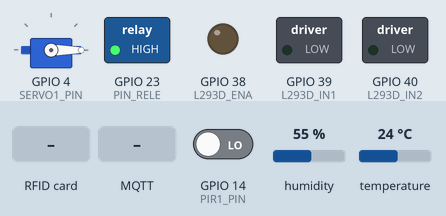
This sketch was run on a simulated ESP32. On the bench: servo, switched loads named in the sketch (green lamp = pin HIGH), output pins drawn as LEDs (lit = HIGH). The test bench sets the inputs (shaded band); at power-on: temperature 24 °C, GPIO 14 (PIR1_PIN) LOW, humidity 55 %. WiFi joins after 1.5 s; servers stay silent unless stated; no MQTT or app messages arrive unless stated; pins used as bus, display or sensor lines are not drawn.

Above: at 3.3 s.
3.4 s: temperature set to 28 °C
At 7.3 s:
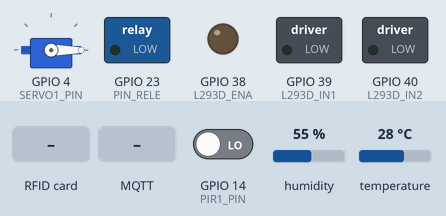
7.6 s: RFID card 23 09 20 18 held to the reader
At 13.4 s:
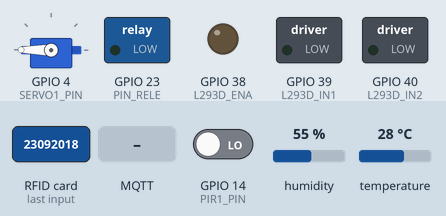
15.6 s: RFID card 5E 7A 19 C4 held to the reader
At 18.4 s:
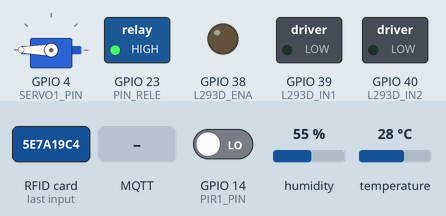
23.0 s: MQTT message "1" arrives on the third subscribed topic
Timing chart, 0 to 32.0 s (numbered marks = the images above; inputs shaded):
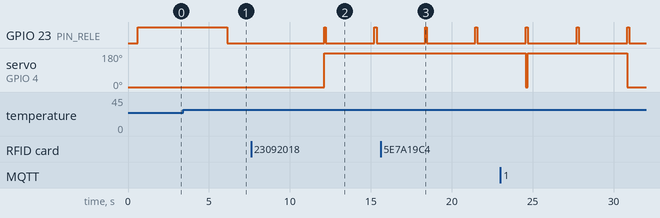

The sketch:

main.ino
```cpp
//Codigo que combina la logica de ambas ESP, tanto la ESP32 como la ESP32-S3, este seria el completo.
#include <WiFi.h>
#include <PubSubClient.h>
#include <SPI.h>
#include <MFRC522.h>
#include <DHT.h>
#include <ESP32Servo.h>

const char* SSID      = "Redmi";
const char* PASS      = "23092018";
const char* MQTT_HOST = "broker.hivemq.com";
const int   MQTT_PORT = 1883;

#define TOPIC_RFID1        "esp32/rfid1"
#define TOPIC_RFID2        "esp32/rfid2"
#define TOPIC_CMD_MOTOR    "esp32/cmd/motor"
#define TOPIC_STATUS       "esp32/status"
#define TOPIC_TEMP         "invernadero/temperatura"
#define TOPIC_HUM          "esp32/hum"
#define TOPIC_BOMBA        "esp32/bomb"
#define TOPIC_TECHO        "invernadero/techo/estado"
#define TOPIC_ACCESO1      "invernadero/acceso/puerta1"
#define TOPIC_ACCESO2      "invernadero/acceso/puerta2"
#define TOPIC_CMD_BOMBA    "invernadero/cmd/bomba"
#define TOPIC_MOVIMIENTO1  "esp32/movimiento1"
#define TOPIC_SERVO1       "esp32/servo1"
#define TOPIC_MOTORES      "esp32/motores"

#define SCK_PIN   12
#define MISO_PIN  13
#define MOSI_PIN  11
#define SS_1_PIN  10
#define RST_1_PIN  9
#define SS_2_PIN  15
#define RST_2_PIN 21

#define L293D_ENA  38
#define L293D_IN1  39
#define L293D_IN2  40
#define VELOCIDAD  200

#define DHTPIN   25
#define DHTTYPE  DHT11

#define PIN_RELE    23
#define SERVO1_PIN   4
#define PIR1_PIN    14

#define PWM_FREQ_HZ    5000
#define PWM_RESOLUTION    8
#define DEBOUNCE_MS    2000
#define HEARTBEAT_MS  30000
#define WIFI_RETRY_MS  5000
#define MQTT_RETRY_MS  3000

SPIClass spiRFID(FSPI);
MFRC522 rfid1(SS_1_PIN, RST_1_PIN);
MFRC522 rfid2(SS_2_PIN, RST_2_PIN);

DHT dht(DHTPIN, DHTTYPE);
Servo servo1;

WiFiClient   wifiClient;
PubSubClient mqtt(wifiClient);

String lastUID1 = "", lastUID2 = "";
unsigned long lastTime1 = 0, lastTime2 = 0;
unsigned long lastHeartbeat = 0, lastWifiCheck = 0, lastMqttRetry = 0;
unsigned long ultimaLectura = 0, ultimoEncendido = 0;

int  motorSpeed = 0;
bool motorDir   = true;
bool techoCerrado     = false;
bool motoresActivos   = false;
bool motoresEncendidos = false;
bool servoActivo      = false;
unsigned long servoInicio = 0;
int pirAnterior = LOW;

const unsigned long INTERVALO_MOTOR = 10000;
const unsigned long DURACION_MOTOR  =  3000;
const unsigned long SERVO_MS        =  1000;
const unsigned long INTERVALO_SENSOR = 3000;

String uidToString(MFRC522& lector) {
  String uid = "";
  for (byte i = 0; i < lector.uid.size; i++) {
    if (lector.uid.uidByte[i] < 0x10) uid += "0";
    uid += String(lector.uid.uidByte[i], HEX);
    if (i < lector.uid.size - 1) uid += ":";
  }
  uid.toUpperCase();
  return uid;
}

void motorStop() {
  ledcWrite(L293D_ENA, 0);
  digitalWrite(L293D_IN1, LOW);
  digitalWrite(L293D_IN2, LOW);
  motorSpeed = 0;
}

void motorSet(int speed, bool forward) {
  speed = constrain(speed, 0, 255);
  motorSpeed = speed;
  motorDir   = forward;
  if (speed == 0) { motorStop(); return; }
  digitalWrite(L293D_IN1, forward ? HIGH : LOW);
  digitalWrite(L293D_IN2, forward ? LOW  : HIGH);
  ledcWrite(L293D_ENA, speed);
}

void parseMotorCommand(const String& payload) {
  int speedVal = motorSpeed;
  int idx = payload.indexOf("\"speed\":");
  if (idx != -1) speedVal = payload.substring(idx + 8).toInt();
  bool fwd = motorDir;
  if (payload.indexOf("fwd") != -1) fwd = true;
  if (payload.indexOf("rev") != -1) fwd = false;
  motorSet(speedVal, fwd);
}

void activarBomba(int segundos) {
  mqtt.publish(TOPIC_BOMBA, "encendida");
  digitalWrite(PIN_RELE, LOW);
  delay(segundos * 1000);
  digitalWrite(PIN_RELE, HIGH);
  mqtt.publish(TOPIC_BOMBA, "apagada");
}

void apagarBomba() {
  digitalWrite(PIN_RELE, HIGH);
  mqtt.publish(TOPIC_BOMBA, "apagada");
}

void abrirServo() {
  servo1.write(180);
  servoActivo = true;
  servoInicio = millis();
}

void wifiConnect() {
  if (WiFi.status() == WL_CONNECTED) return;
  WiFi.begin(SSID, PASS);
  unsigned long t = millis();
  while (WiFi.status() != WL_CONNECTED && millis() - t < 10000) delay(300);
}

void mqttCallback(char* topic, byte* payload, unsigned int length) {
  String msg = "", t = String(topic);
  for (unsigned int i = 0; i < length; i++) msg += (char)payload[i];
  msg.trim();

  if (t == TOPIC_CMD_MOTOR)  parseMotorCommand(msg);
  if (t == TOPIC_CMD_BOMBA)  { if (msg == "ON") activarBomba(3); else if (msg == "OFF") apagarBomba(); }
  if (t == TOPIC_SERVO1)     { if (msg == "1" || msg == "true") abrirServo(); }
  if (t == TOPIC_MOTORES) {
    if (msg == "1" || msg == "true") {
      motoresActivos  = true;
      ultimoEncendido = millis() - INTERVALO_MOTOR;
    } else {
      motoresActivos    = false;
      motoresEncendidos = false;
      digitalWrite(L293D_IN1, LOW);
      digitalWrite(L293D_IN2, LOW);
      analogWrite(L293D_ENA, 0);
    }
  }
}

bool mqttConnect() {
  if (mqtt.connected()) return true;
  if (WiFi.status() != WL_CONNECTED) return false;
  String clientId = "ESP32S3-" + String((uint32_t)ESP.getEfuseMac(), HEX);
  bool ok = mqtt.connect(clientId.c_str(), nullptr, nullptr,
                         TOPIC_STATUS, 0, false, "{\"online\":false}");
  if (ok) {
    mqtt.subscribe(TOPIC_CMD_MOTOR);
    mqtt.subscribe(TOPIC_CMD_BOMBA);
    mqtt.subscribe(TOPIC_SERVO1);
    mqtt.subscribe(TOPIC_MOTORES);
    mqtt.publish(TOPIC_STATUS, "{\"online\":true}", false);
  }
  return ok;
}

void setup() {
  Serial.begin(115200);
  delay(500);

  pinMode(SS_1_PIN, OUTPUT); digitalWrite(SS_1_PIN, HIGH);
  pinMode(SS_2_PIN, OUTPUT); digitalWrite(SS_2_PIN, HIGH);
  spiRFID.begin(SCK_PIN, MISO_PIN, MOSI_PIN);
  rfid1.PCD_Init(&spiRFID);
  rfid1.PCD_SetAntennaGain(rfid1.RxGain_max);
  rfid2.PCD_Init(&spiRFID);
  rfid2.PCD_SetAntennaGain(rfid2.RxGain_max);

  ledcAttach(L293D_ENA, PWM_FREQ_HZ, PWM_RESOLUTION);
  pinMode(L293D_IN1, OUTPUT); pinMode(L293D_IN2, OUTPUT);
  motorStop();

  pinMode(PIN_RELE, OUTPUT);
  digitalWrite(PIN_RELE, HIGH);

  dht.begin();

  servo1.setPeriodHertz(50);
  servo1.attach(SERVO1_PIN, 500, 2400);
  servo1.write(0);

  pinMode(PIR1_PIN, INPUT);

  WiFi.mode(WIFI_STA);
  WiFi.setAutoReconnect(true);
  wifiConnect();

  mqtt.setServer(MQTT_HOST, MQTT_PORT);
  mqtt.setCallback(mqttCallback);
  mqtt.setKeepAlive(60);
  mqtt.setBufferSize(512);
  mqttConnect();
}

void loop() {
  unsigned long now = millis();

  if (now - lastWifiCheck > WIFI_RETRY_MS) {
    lastWifiCheck = now;
    if (WiFi.status() != WL_CONNECTED) wifiConnect();
  }

  if (!mqtt.connected() && now - lastMqttRetry > MQTT_RETRY_MS) {
    lastMqttRetry = now;
    mqttConnect();
  }
  mqtt.loop();

  if (now - lastHeartbeat > HEARTBEAT_MS) {
    lastHeartbeat = now;
    String hb = "{\"online\":true,\"rssi\":" + String(WiFi.RSSI()) +
                ",\"motor\":" + String(motorSpeed) + "}";
    mqtt.publish(TOPIC_STATUS, hb.c_str(), false);
  }

  if (now - ultimaLectura >= INTERVALO_SENSOR) {
    ultimaLectura = now;
    float hum  = dht.readHumidity();
    float temp = dht.readTemperature();
    if (!isnan(hum) && !isnan(temp)) {
      char bufTemp[8], bufHum[8];
      dtostrf(temp, 4, 1, bufTemp);
      dtostrf(hum,  4, 1, bufHum);
      mqtt.publish(TOPIC_TEMP, bufTemp);
      mqtt.publish(TOPIC_HUM,  bufHum);
      if (temp > 26 && !techoCerrado) {
        mqtt.publish(TOPIC_TECHO, "cerrado");
        activarBomba(3);
        techoCerrado = true;
      } else if (temp <= 24 && hum < 70 && techoCerrado) {
        mqtt.publish(TOPIC_TECHO, "abierto");
        apagarBomba();
        techoCerrado = false;
      }
      if (temp > 26 && hum < 70) activarBomba(3);
    }
  }

  if (servoActivo && now - servoInicio >= SERVO_MS) {
    servo1.write(0);
    servoActivo = false;
  }

  digitalWrite(SS_2_PIN, HIGH);
  if (rfid1.PICC_IsNewCardPresent() && rfid1.PICC_ReadCardSerial()) {
    String uid = uidToString(rfid1);
    if (uid != lastUID1 || now - lastTime1 > DEBOUNCE_MS) {
      lastUID1 = uid; lastTime1 = now;
      mqtt.publish(TOPIC_RFID1, uid.c_str());
      mqtt.publish(TOPIC_ACCESO1, "detectado");
      abrirServo();
    }
    rfid1.PICC_HaltA(); rfid1.PCD_StopCrypto1();
  }

  digitalWrite(SS_1_PIN, HIGH);
  if (rfid2.PICC_IsNewCardPresent() && rfid2.PICC_ReadCardSerial()) {
    String uid = uidToString(rfid2);
    if (uid != lastUID2 || now - lastTime2 > DEBOUNCE_MS) {
      lastUID2 = uid; lastTime2 = now;
      mqtt.publish(TOPIC_RFID2, uid.c_str());
      mqtt.publish(TOPIC_ACCESO2, "detectado");
      abrirServo();
    }
    rfid2.PICC_HaltA(); rfid2.PCD_StopCrypto1();
  }

  int pir = digitalRead(PIR1_PIN);
  if (pir == HIGH && pirAnterior == LOW) mqtt.publish(TOPIC_MOVIMIENTO1, "1");
  pirAnterior = pir;

  if (motoresActivos) {
    if (!motoresEncendidos && now - ultimoEncendido >= INTERVALO_MOTOR) {
      digitalWrite(L293D_IN1, HIGH);
      digitalWrite(L293D_IN2, LOW);
      analogWrite(L293D_ENA, VELOCIDAD);
      motoresEncendidos = true;
      ultimoEncendido   = now;
    }
    if (motoresEncendidos && now - ultimoEncendido >= DURACION_MOTOR) {
      digitalWrite(L293D_IN1, LOW);
      digitalWrite(L293D_IN2, LOW);
      analogWrite(L293D_ENA, 0);
      motoresEncendidos = false;
      ultimoEncendido   = now;
    }
  }

  delay(50);
}
```

Measured:
- the behaviour switches between 26 and 27 °C on temperature (found by bisection; images 0 and 1)
- after the input at 3.4 s, GPIO 23 (PIN_RELE): HIGH → LOW after 2.7 s
- after the input at 7.6 s, servo on GPIO 4 (SERVO1_PIN): 0° → 180° after 4.5 s
- after the input at 15.6 s, servo on GPIO 4 (SERVO1_PIN): stays 180° (without the input it goes to 0° after 2.8 s)
